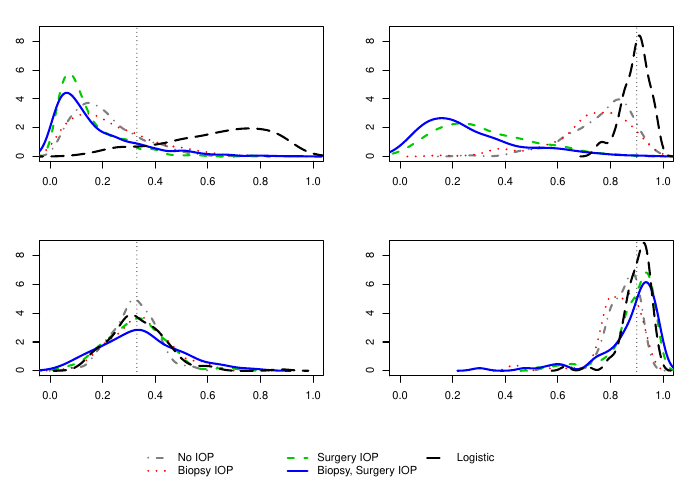

This chart was generated by the following R code:
### NAME AND EMAIL REDACTED
### Code for "A Bayesian Hierarchical Model for Prediction of Latent Health States from Multiple Data Sources with Application to Active Surveillance of Prostate Cancer"
#This code reproduced Figure 19 in the appendix



SEED<-1
set.seed(SEED)

source("simulations/simulation-data/simulate-pca-data.R")

true.eta<-pt_data$eta_true

sum(pt_data$surg==0 & pt_data$rc==0) #672
sum(pt_data$surg==0 & pt_data$rc==1) #125
sum(pt_data$surg==1 & pt_data$rc==0) #123
sum(pt_data$surg==1 & pt_data$rc==1) #80



pred.ek<-read.csv("simulations/UNADJ/results/eta-known-true-vs-pred-unadj-1.csv")
pred.nek<-read.csv("simulations/UNADJ/results/eta-true-vs-pred-unadj-1.csv")
pred.unadj<-c(pred.ek$predicted, pred.nek$predicted)


pred.ek<-read.csv("simulations/IOP-BX/results/eta-known-true-vs-pred-IOP-BX-1.csv")
pred.nek<-read.csv("simulations/IOP-BX/results/eta-true-vs-pred-IOP-BX-1.csv")
pred.bx<-c(pred.ek$predicted, pred.nek$predicted)


pred.ek<-read.csv("simulations/IOP-SURG/results/eta-known-true-vs-pred-IOP-SURG-1.csv")
pred.nek<-read.csv("simulations/IOP-SURG/results/eta-true-vs-pred-IOP-SURG-1.csv")
pred.rrp<-c(pred.ek$predicted, pred.nek$predicted)


pred.ek<-read.csv("simulations/IOP/results/eta-known-true-vs-pred-iop-1.csv")
pred.nek<-read.csv("simulations/IOP/results/eta-true-vs-pred-iop-1.csv")
pred.iop<-c(pred.ek$predicted, pred.nek$predicted)

res<-read.csv("simulations/LOGISTIC/results/eta-predictions-LOGISTIC.csv")
pred.log<-res$predicted






d.nek.un.0<-density(pred.unadj[pt_data$surg==0 & pt_data$rc==0])
d.nek.bx.0<-density(pred.bx[pt_data$surg==0 & pt_data$rc==0])
d.nek.rrp.0<-density(pred.rrp[pt_data$surg==0 & pt_data$rc==0])
d.nek.iop.0<-density(pred.iop[pt_data$surg==0 & pt_data$rc==0])
d.nek.log.0<-density(pred.log[pt_data$surg==0 & pt_data$rc==0])

d.nek.un.1<-density(pred.unadj[pt_data$surg==0 & pt_data$rc==1])
d.nek.bx.1<-density(pred.bx[pt_data$surg==0 & pt_data$rc==1])
d.nek.rrp.1<-density(pred.rrp[pt_data$surg==0 & pt_data$rc==1])
d.nek.iop.1<-density(pred.iop[pt_data$surg==0 & pt_data$rc==1])
d.nek.log.1<-density(pred.log[pt_data$surg==0 & pt_data$rc==1])

d.ek.un.0<-density(pred.unadj[pt_data$surg==1 & pt_data$rc==0])
d.ek.bx.0<-density(pred.bx[pt_data$surg==1 & pt_data$rc==0])
d.ek.rrp.0<-density(pred.rrp[pt_data$surg==1 & pt_data$rc==0])
d.ek.iop.0<-density(pred.iop[pt_data$surg==1 & pt_data$rc==0])
d.ek.log.0<-density(pred.log[pt_data$surg==1 & pt_data$rc==0])

d.ek.un.1<-density(pred.unadj[pt_data$surg==1 & pt_data$rc==1])
d.ek.bx.1<-density(pred.bx[pt_data$surg==1 & pt_data$rc==1])
d.ek.rrp.1<-density(pred.rrp[pt_data$surg==1 & pt_data$rc==1])
d.ek.iop.1<-density(pred.iop[pt_data$surg==1 & pt_data$rc==1])
d.ek.log.1<-density(pred.log[pt_data$surg==1 & pt_data$rc==1])







pdf("simulations/plots/appendix-figure19-SIM-posterior-pred-eta.pdf", width=7, height=5)

layout(mat=matrix(c(1,2,3,4,5,5), byrow=T, nrow=3, ncol=2), width=c(3.5, 3.5), height=c(3,3,1))

par(mar=c(4,3,2,2))
plot(0, type="n", xlim=c(0,1), ylim=c(0,8.7), ylab="", xlab="")
lines(d.nek.un.0$y~d.nek.un.0$x, col="gray50", lty="dotdash", lwd=2)
lines(d.nek.bx.0$y~d.nek.bx.0$x, col="red", lty="dotted", lwd=2)
lines(d.nek.rrp.0$y~d.nek.rrp.0$x, col="green3", lty="dashed", lwd=2)
lines(d.nek.iop.0$y~d.nek.iop.0$x, col="blue", lty="solid", lwd=2)
lines(d.nek.log.0$y~d.nek.log.0$x, col="black", lty="longdash", lwd=2)
abline(v=0.33, lwd=1, lty="dotted")

par(mar=c(4,3,2,2))
plot(0, type="n", xlim=c(0,1), ylim=c(0,8.7), ylab="", xlab="")
lines(d.nek.un.1$y~d.nek.un.1$x, col="gray50", lty="dotdash", lwd=2)
lines(d.nek.bx.1$y~d.nek.bx.1$x, col="red", lty="dotted", lwd=2)
lines(d.nek.rrp.1$y~d.nek.rrp.1$x, col="green3", lty="dashed", lwd=2)
lines(d.nek.iop.1$y~d.nek.iop.1$x, col="blue", lty="solid", lwd=2)
lines(d.nek.log.1$y~d.nek.log.1$x, col="black", lty="longdash", lwd=2)
abline(v=0.9, lwd=1, lty="dotted")


par(mar=c(4,3,2,2))
plot(0, type="n", xlim=c(0,1), ylim=c(0,8.7), ylab="", xlab="")
lines(d.ek.un.0$y~d.ek.un.0$x, col="gray50", lty="dotdash", lwd=2)
lines(d.ek.bx.0$y~d.ek.bx.0$x, col="red", lty="dotted", lwd=2)
lines(d.ek.rrp.0$y~d.ek.rrp.0$x, col="green3", lty="dashed", lwd=2)
lines(d.ek.iop.0$y~d.ek.iop.0$x, col="blue", lty="solid", lwd=2)
lines(d.ek.log.0$y~d.ek.log.0$x, col="black", lty="longdash", lwd=2)
abline(v=0.33, lwd=1, lty="dotted")


par(mar=c(4,3,2,2))
plot(0, type="n", xlim=c(0,1), ylim=c(0,8.7), ylab="", xlab="")
lines(d.ek.un.1$y~d.ek.un.1$x, col="gray50", lty="dotdash", lwd=2)
lines(d.ek.bx.1$y~d.ek.bx.1$x, col="red", lty="dotted", lwd=2)
lines(d.ek.rrp.1$y~d.ek.rrp.1$x, col="green3", lty="dashed", lwd=2)
lines(d.ek.iop.1$y~d.ek.iop.1$x, col="blue", lty="solid", lwd=2)
lines(d.ek.log.1$y~d.ek.log.1$x, col="black", lty="longdash", lwd=2)
abline(v=0.9, lwd=1, lty="dotted")


par(mar=c(0,0,0,0))
plot(0, type="n", xaxt="n", yaxt="n", xlab="", ylab="", bty="n" )
legend("center", legend=c("No IOP", "Biopsy IOP", "Surgery IOP", "Biopsy, Surgery IOP", "Logistic"), lty=c("dotdash", "dotted", "dashed", "solid", "longdash"), col=c("gray50", "red", "green3", "blue", "black"), lwd=rep(2,5), bty="n", ncol=3)

dev.off()

#Annotation can be added in keynote/powerpoint or adobe illustrator